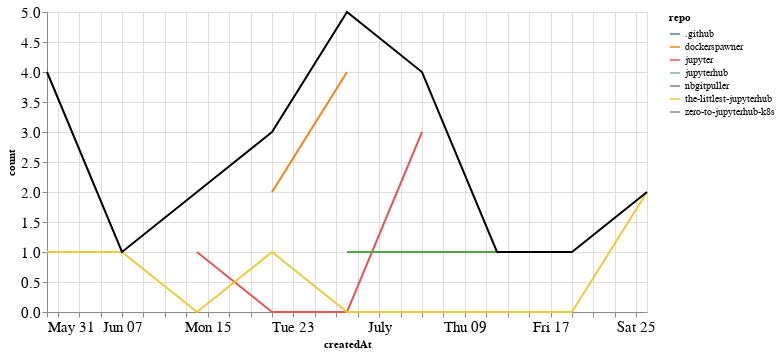

Source (notebook cell):
### Markdown cell above
## PRs

### Code cell
prs_time = prs.groupby('repo').resample('W', on='createdAt').count()['author'].reset_index()
prs_time = prs_time.rename(columns={'author': 'count'})
prs_time_total = prs_time.groupby('createdAt').agg({"count": "sum"}).reset_index()

ch1 = alt.Chart(prs_time, width=600).mark_line().encode(
    x='createdAt',
    y='count',
    color='repo',
    tooltip="repo"
)

ch2 = alt.Chart(prs_time_total, width=600).mark_line(color="black").encode(
    x='createdAt',
    y='count',
)

ch1 + ch2

### Figure 1 — Vega-Lite specification as saved in the notebook (floating-point values rounded to 4 significant figures)
{"config": {"axisLeft": {"labelFontSize": 15}, "axisBottom": {"labelFontSize": 15}}, "layer": [{"data": {"name": "data-e41db66200329ec76e6c8f153afa9de4"}, "mark": "line", "encoding": {"color": {"type": "nominal", "field": "repo"}, "tooltip": {"type": "nominal", "field": "repo"}, "x": {"type": "temporal", "field": "createdAt"}, "y": {"type": "quantitative", "field": "count"}}, "width": 600}, {"data": {"name": "data-b7bae60537fbf67f6dcf3b51c84c04a0"}, "mark": {"type": "line", "color": "black"}, "encoding": {"x": {"type": "temporal", "field": "createdAt"}, "y": {"type": "quantitative", "field": "count"}}, "width": 600}], "$schema": "https://vega.github.io/schema/vega-lite/v4.8.1.json", "datasets": {"data-e41db66200329ec76e6c8f153afa9de4": [{"repo": ".github", "createdAt": "2020-06-14T00:00:00", "count": 1}, {"repo": "dockerspawner", "createdAt": "2020-06-21T00:00:00", "count": 2}, {"repo": "dockerspawner", "createdAt": "2020-06-28T00:00:00", "count": 4}, {"repo": "jupyter", "createdAt": "2020-06-14T00:00:00", "count": 1}, {"repo": "jupyter", "createdAt": "2020-06-21T00:00:00", "count": 0}, {"repo": "jupyter", "createdAt": "2020-06-28T00:00:00", "count": 0}, {"repo": "jupyter", "createdAt": "2020-07-05T00:00:00", "count": 3}, {"repo": "jupyterhub", "createdAt": "2020-05-31T00:00:00", "count": 2}, {"repo": "nbgitpuller", "createdAt": "2020-06-28T00:00:00", "count": 1}, {"repo": "nbgitpuller", "createdAt": "2020-07-05T00:00:00", "count": 1}, {"repo": "nbgitpuller", "createdAt": "2020-07-12T00:00:00", "count": 1}, {"repo": "nbgitpuller", "createdAt": "2020-07-19T00:00:00", "count": 1}, {"repo": "the-littlest-jupyterhub", "createdAt": "2020-05-31T00:00:00", "count": 1}, {"repo": "the-littlest-jupyterhub", "createdAt": "2020-06-07T00:00:00", "count": 1}, {"repo": "the-littlest-jupyterhub", "createdAt": "2020-06-14T00:00:00", "count": 0}, {"repo": "the-littlest-jupyterhub", "createdAt": "2020-06-21T00:00:00", "count": 1}, {"repo": "the-littlest-jupyterhub", "createdAt": "2020-06-28T00:00:00", "count": 0}, {"repo": "the-littlest-jupyterhub", "createdAt": "2020-07-05T00:00:00", "count": 0}, {"repo": "the-littlest-jupyterhub", "createdAt": "2020-07-12T00:00:00", "count": 0}, {"repo": "the-littlest-jupyterhub", "createdAt": "2020-07-19T00:00:00", "count": 0}, {"repo": "the-littlest-jupyterhub", "createdAt": "2020-07-26T00:00:00", "count": 2}, {"repo": "zero-to-jupyterhub-k8s", "createdAt": "2020-05-31T00:00:00", "count": 1}], "data-b7bae60537fbf67f6dcf3b51c84c04a0": [{"createdAt": "2020-05-31T00:00:00", "count": 4}, {"createdAt": "2020-06-07T00:00:00", "count": 1}, {"createdAt": "2020-06-14T00:00:00", "count": 2}, {"createdAt": "2020-06-21T00:00:00", "count": 3}, {"createdAt": "2020-06-28T00:00:00", "count": 5}, {"createdAt": "2020-07-05T00:00:00", "count": 4}, {"createdAt": "2020-07-12T00:00:00", "count": 1}, {"createdAt": "2020-07-19T00:00:00", "count": 1}, {"createdAt": "2020-07-26T00:00:00", "count": 2}]}}
